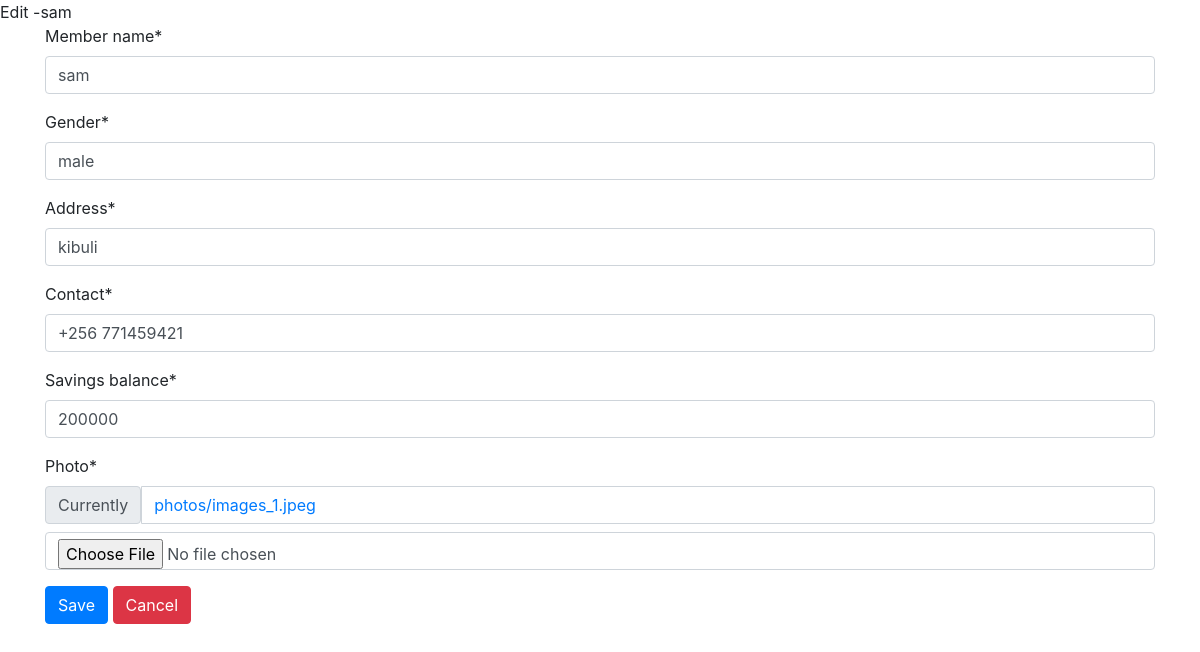
Screenshot of /edit_member/1/ (signed in) with the database file from the repository.
### my_app/models.py (models this page shows, shortened)
class Member(models.Model):
    member_name = models.CharField(max_length = 24)
    gender = models.CharField(max_length = 10)
    address = models.CharField(max_length = 28)
    contact = models.CharField(max_length = 15)
    savings_balance = models.IntegerField()
    photo = models.ImageField(upload_to="photos/")

### my_app/views.py (the view)
# urls.py: path('edit_member/<int:member_id>/', edit_member_view, name="edit_member_page"),
@login_required
def edit_member_view(request, member_id):
        message=''
        member = Member.objects.get(id=member_id)
        if request.method =="POST":
                member_form = MemberForm( request.POST,instance=member)
                if member_form.is_valid():
                        member_form.save()
                        messages.success(request, "Member Edited Successfully")
                        return redirect(add_member_view)
                else:
                        message= "Form has invalid data"
        else:
                member_form = MemberForm( instance = member)
        context ={
                'form':member_form,
                'member':member,
                'message':message
        }
        return render(request, 'edit_member.html', context)

### my_app/forms.py
class MemberForm(ModelForm):
    class Meta:
        model = Member
        fields = '__all__'

### my_app/templates/edit_member.html (shortened to what this page needs)
<html>
    {% load crispy_forms_tags %}
    {% load static %}
    <head>
        <link rel="stylesheet" href="{% static 'css/bootstrap.min.css' %}">
    </head>
    <body>
        <hi>Edit -{{member.member_name}} </hi>
        <div class="container">
            <form method="POST">
                {{form|crispy}}
                <input type="Submit" value= "Save" class="btn btn-primary">
                <a class="btn btn-danger" href="{%url 'add_member_page' %}">Cancel</a>
            </form>
        </div>
    </body>
</html>

### rows the page displays
Member: member_name "sam", gender "male", address "kibuli", contact "+256 771459421", savings_balance "200000"
